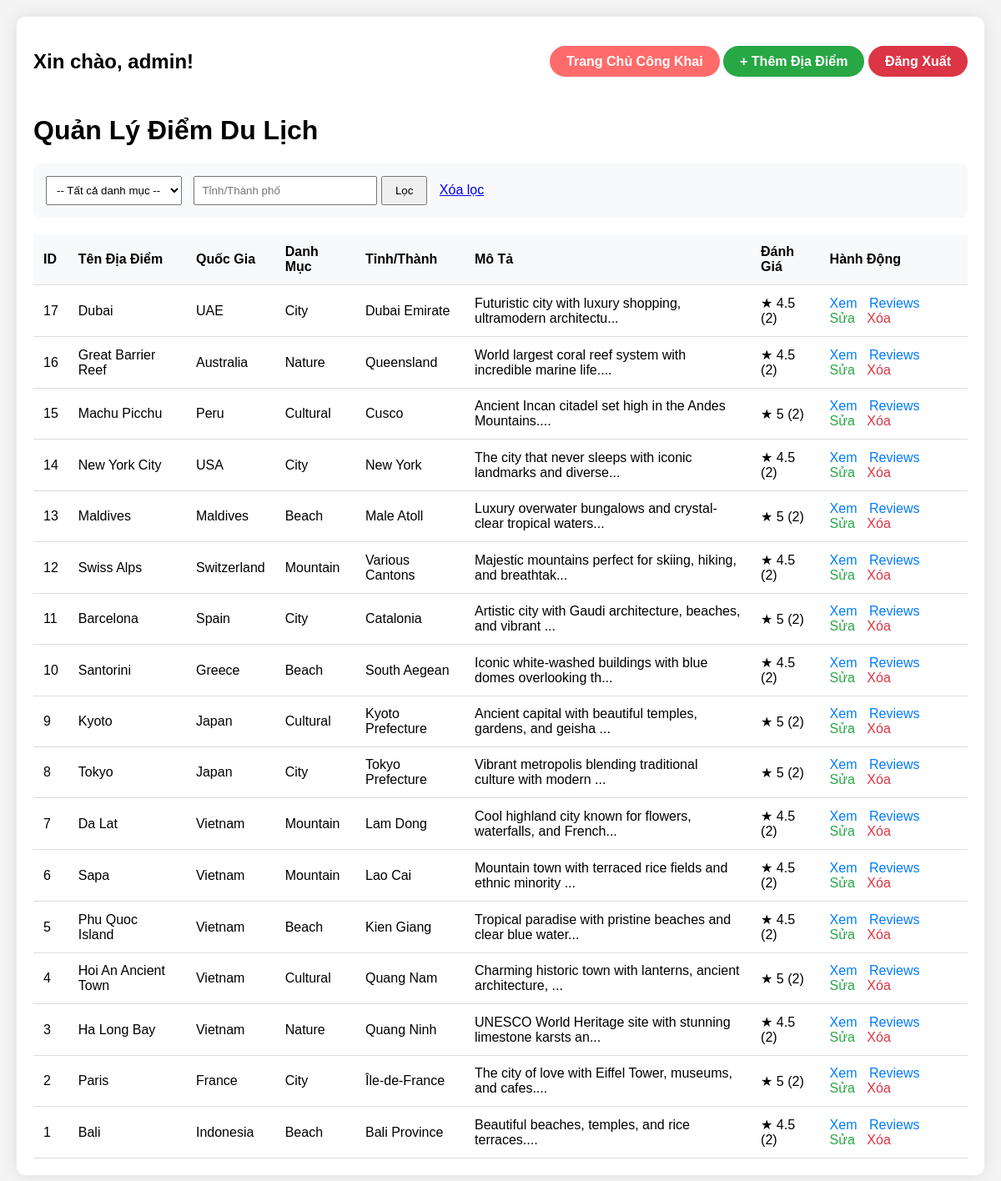
/index.php (signed in), run on the app's committed database.
### tables this page shows
CREATE TABLE IF NOT EXISTS destinations (
    destination_id INT AUTO_INCREMENT PRIMARY KEY,
    name VARCHAR(100) NOT NULL,
    country VARCHAR(100) NOT NULL,
    description TEXT,
    image_url VARCHAR(10000),
     category VARCHAR(50),
    province VARCHAR(100)
);

### index.php (the view, shortened to what this page needs)
<?php
include 'config.php';
$is_admin = ($_SESSION['role'] ?? 'user') === 'admin';
$province = isset($_GET['province']) ? trim($_GET['province']) : '';
$query = "SELECT * FROM destinations WHERE 1=1";
$query .= " ORDER BY destination_id DESC";
$stmt = $conn->prepare($query);
$stmt->execute();
$result = $stmt->get_result();
?>
<!DOCTYPE html>
<html lang="vi">
<head>
</head>
<body>
<div class="container">
    <div class="header">
        <h2>Xin chào, <strong><?= htmlspecialchars($_SESSION['username']) ?></strong>!</h2>
        <div>
            <a href="landing.php" class="btn">Trang Chủ Công Khai</a>
            <?php if ($is_admin): ?>
                <a href="form.php" class="btn btn-add">+ Thêm Địa Điểm</a>
            <?php endif; ?>
            <a href="logout.php" class="btn btn-logout">Đăng Xuất</a>
        </div>
    </div>
    <h1>Quản Lý Điểm Du Lịch</h1>
    <?php if ($is_admin): ?>
    <div class="filter-box">
        <form method="GET">
            <select name="category" style="padding:8px; margin-right:10px;">
                <option value="">-- Tất cả danh mục --</option>
            </select>
            <input type="text" name="province" value="<?=htmlspecialchars($province)?>" placeholder="Tỉnh/Thành phố" style="padding:8px; width:200px;">
            <button type="submit" style="padding:8px 15px;">Lọc</button>
            <a href="index.php" style="margin-left:10px;">Xóa lọc</a>
        </form>
    </div>
    <?php endif; ?>
    <table>
        <thead>
            <tr>
                <th>ID</th>
                <th>Tên Địa Điểm</th>
                <th>Quốc Gia</th>
                <?php if ($is_admin): ?>
                    <th>Danh Mục</th>
                    <th>Tỉnh/Thành</th>
                <?php endif; ?>
                <th>Mô Tả</th>
                <th>Đánh Giá</th>
                <th>Hành Động</th>
            </tr>
        </thead>
        <tbody>
            <?php if ($result && $result->num_rows > 0): ?>
                <?php while ($row = $result->fetch_assoc()): ?>
                    <?php
                    $review_stmt = $conn->prepare("SELECT AVG(rating) as avg_rating, COUNT(*) as review_count FROM reviews WHERE destination_id = ?");
                    $review_stmt->bind_param("i", $row['destination_id']);
                    $review_stmt->execute();
                    $review_result = $review_stmt->get_result();
                    $review_data = $review_result->fetch_assoc();
                    $avg_rating = $review_data['avg_rating'] ? round($review_data['avg_rating'], 1) : 'Chưa có';
                    $review_count = $review_data['review_count'] ?? 0;
                    ?>
                    <tr>
                        <td><?= $row['destination_id'] ?></td>
                        <td><?= htmlspecialchars($row['name']) ?></td>
                        <td><?= htmlspecialchars($row['country']) ?></td>
                        <?php if ($is_admin): ?>
                            <td><?= htmlspecialchars($row['category'] ?? 'N/A') ?></td>
                            <td><?= htmlspecialchars($row['province'] ?? 'N/A') ?></td>
                        <?php endif; ?>
                        <td><?= htmlspecialchars(substr($row['description'], 0, 60)) ?>...</td>
                        <td>★ <?= $avg_rating ?> (<?= $review_count ?>)</td>
                        <td class="action-links">
                            <a href="detail.php?id=<?= $row['destination_id'] ?>" class="view">Xem</a>
                            <a href="reviews.php?destination_id=<?= $row['destination_id'] ?>" class="view">Reviews</a>
                            <?php if ($is_admin): ?>
                                <a href="form.php?id=<?= $row['destination_id'] ?>" class="edit">Sửa</a>
                                <a href="delete_destination.php?id=<?= $row['destination_id'] ?>" class="delete"
                                   onclick="return confirm('Xóa địa điểm này?');">Xóa</a>
                            <?php endif; ?>
                        </td>
                    </tr>
                <?php endwhile; ?>
            <?php else: ?>
                <tr><td colspan="8" style="text-align:center; padding:30px;">Không có dữ liệu</td></tr>
            <?php endif; ?>
        </tbody>
    </table>
</div>
</body>
</html>

### index.php (style rules this page uses)
body { font-family: Arial, sans-serif; margin: 0; padding: 20px; background: #f4f4f4; }
.container { max-width: 1200px; margin: 0 auto; background: white; padding: 20px; border-radius: 10px; box-shadow: 0 0 20px rgba(0,0,0,0.1); }
.header { display: flex; justify-content: space-between; align-items: center; margin-bottom: 30px; flex-wrap: wrap; gap: 15px; }
.header a { text-decoration: none; }
.btn { padding: 10px 20px; background: #ff6b6b; color: white; border-radius: 50px; text-decoration: none; font-weight: bold; }
.btn-add { background: #28a745; }
.btn-logout { background: #dc3545; }
table { width: 100%; border-collapse: collapse; margin-top: 20px; }
th, td { padding: 12px; text-align: left; border-bottom: 1px solid #ddd; }
th { background: #f8f9fa; }
.action-links a { margin-right: 10px; text-decoration: none; }
.view { color: #007bff; }
.edit { color: #28a745; }
.delete { color: #dc3545; }
.filter-box { margin: 20px 0; padding: 15px; background: #f8f9fa; border-radius: 8px; }

### data on the page
destinations: destination_id "17", name "Dubai", country "UAE", category "City", province "Dubai Emirate", description "Futuristic city with luxury shopping, ultramodern architectu", avg_rating "4.5", review_count "2"
destinations: destination_id "16", name "Great Barrier Reef", country "Australia", category "Nature", province "Queensland", description "World largest coral reef system with incredible marine life.", avg_rating "4.5", review_count "2"
destinations: destination_id "15", name "Machu Picchu", country "Peru", category "Cultural", province "Cusco", description "Ancient Incan citadel set high in the Andes Mountains.", avg_rating "5", review_count "2"
destinations: destination_id "14", name "New York City", country "USA", category "City", province "New York", description "The city that never sleeps with iconic landmarks and diverse", avg_rating "4.5", review_count "2"
destinations: destination_id "13", name "Maldives", country "Maldives", category "Beach", province "Male Atoll", description "Luxury overwater bungalows and crystal-clear tropical waters", avg_rating "5", review_count "2"
destinations: destination_id "12", name "Swiss Alps", country "Switzerland", category "Mountain", province "Various Cantons", description "Majestic mountains perfect for skiing, hiking, and breathtak", avg_rating "4.5", review_count "2"
destinations: destination_id "11", name "Barcelona", country "Spain", category "City", province "Catalonia", description "Artistic city with Gaudi architecture, beaches, and vibrant", avg_rating "5", review_count "2"
destinations: destination_id "10", name "Santorini", country "Greece", category "Beach", province "South Aegean", description "Iconic white-washed buildings with blue domes overlooking th", avg_rating "4.5", review_count "2"
destinations: destination_id "9", name "Kyoto", country "Japan", category "Cultural", province "Kyoto Prefecture", description "Ancient capital with beautiful temples, gardens, and geisha", avg_rating "5", review_count "2"
destinations: destination_id "8", name "Tokyo", country "Japan", category "City", province "Tokyo Prefecture", description "Vibrant metropolis blending traditional culture with modern", avg_rating "5", review_count "2"
destinations: destination_id "7", name "Da Lat", country "Vietnam", category "Mountain", province "Lam Dong", description "Cool highland city known for flowers, waterfalls, and French", avg_rating "4.5", review_count "2"
destinations: destination_id "6", name "Sapa", country "Vietnam", category "Mountain", province "Lao Cai", description "Mountain town with terraced rice fields and ethnic minority", avg_rating "4.5", review_count "2"
destinations: destination_id "5", name "Phu Quoc Island", country "Vietnam", category "Beach", province "Kien Giang", description "Tropical paradise with pristine beaches and clear blue water", avg_rating "4.5", review_count "2"
destinations: destination_id "4", name "Hoi An Ancient Town", country "Vietnam", category "Cultural", province "Quang Nam", description "Charming historic town with lanterns, ancient architecture,", avg_rating "5", review_count "2"
destinations: destination_id "3", name "Ha Long Bay", country "Vietnam", category "Nature", province "Quang Ninh", description "UNESCO World Heritage site with stunning limestone karsts an", avg_rating "4.5", review_count "2"
destinations: destination_id "2", name "Paris", country "France", category "City", province "Île-de-France", description "The city of love with Eiffel Tower, museums, and cafes.", avg_rating "5", review_count "2"
destinations: destination_id "1", name "Bali", country "Indonesia", category "Beach", province "Bali Province", description "Beautiful beaches, temples, and rice terraces.", avg_rating "4.5", review_count "2"

### other printed values
$_SESSION['username'] "admin"
